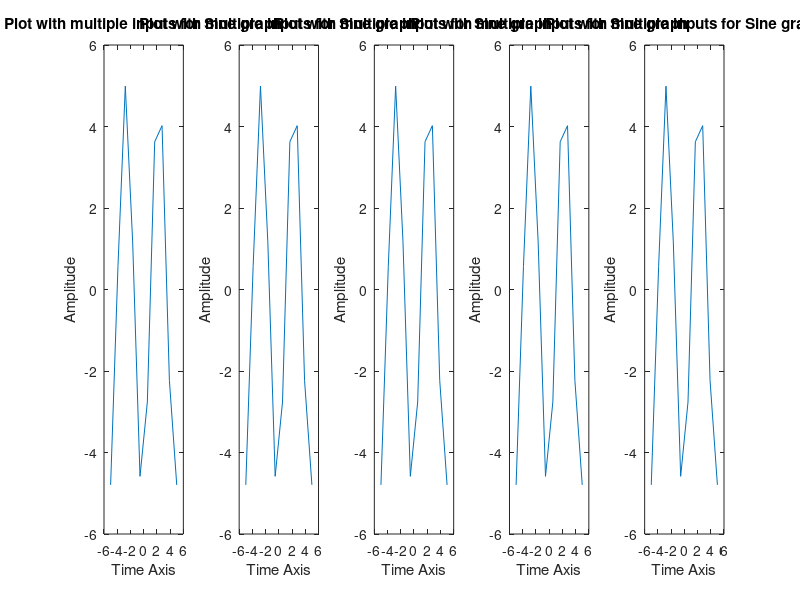

MATLAB code to generate this figure:
N = input("Number of graphs: ");

x = linspace(-5, 5, 10);
for i = 1:N
  AMP = input("Input amplitude");
  FREQ = input("Input frequency");
  PHASE = input("Input phase");

  disp("AMP is: "); disp(AMP);
  disp("FREQ is: "); disp(FREQ);
  disp("PHASE is: "); disp(PHASE);

  
  subplot(1, N, i);
  plot(x,AMP*sin(2*(pi/FREQ)*x + PHASE))
  xlabel('Time Axis'); ylabel('Amplitude');
  title('Plot with multiple inputs for Sine graph');  
 end
 